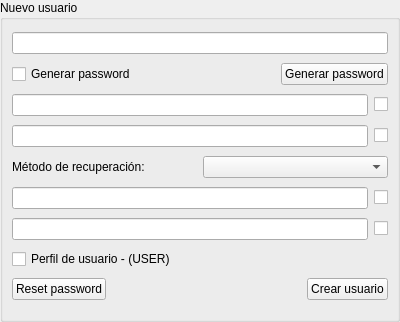
<?xml version="1.0" encoding="UTF-8"?>
<ui version="4.0">
 <class>CreateUserWidget</class>
 <widget class="QWidget" name="CreateUserWidget">
  <property name="geometry">
   <rect>
    <x>0</x>
    <y>0</y>
    <width>400</width>
    <height>322</height>
   </rect>
  </property>
  <property name="windowTitle">
   <string>Form</string>
  </property>
  <layout class="QVBoxLayout" name="verticalLayout_3">
   <property name="spacing">
    <number>5</number>
   </property>
   <property name="leftMargin">
    <number>0</number>
   </property>
   <property name="topMargin">
    <number>0</number>
   </property>
   <property name="rightMargin">
    <number>0</number>
   </property>
   <property name="bottomMargin">
    <number>0</number>
   </property>
   <item>
    <widget class="QWidget" name="widget" native="true">
     <layout class="QVBoxLayout" name="verticalLayout_4">
      <property name="spacing">
       <number>0</number>
      </property>
      <property name="leftMargin">
       <number>0</number>
      </property>
      <property name="topMargin">
       <number>0</number>
      </property>
      <property name="rightMargin">
       <number>0</number>
      </property>
      <property name="bottomMargin">
       <number>0</number>
      </property>
      <item>
       <widget class="QGroupBox" name="groupBox_2">
        <property name="title">
         <string>Nuevo usuario</string>
        </property>
        <layout class="QVBoxLayout" name="verticalLayout_2">
         <item>
          <widget class="QLineEdit" name="txtNewUser"/>
         </item>
         <item>
          <layout class="QHBoxLayout" name="horizontalLayout">
           <item>
            <widget class="QCheckBox" name="chkGenPassword">
             <property name="text">
              <string>Generar password</string>
             </property>
            </widget>
           </item>
           <item>
            <spacer name="horizontalSpacer">
             <property name="orientation">
              <enum>Qt::Orientation::Horizontal</enum>
             </property>
             <property name="sizeHint" stdset="0">
              <size>
               <width>40</width>
               <height>20</height>
              </size>
             </property>
            </spacer>
           </item>
           <item>
            <widget class="QPushButton" name="btnGenPassword">
             <property name="text">
              <string>Generar password</string>
             </property>
            </widget>
           </item>
          </layout>
         </item>
         <item>
          <layout class="QHBoxLayout" name="horizontalLayout_8">
           <item>
            <widget class="QLineEdit" name="txtNewPassword"/>
           </item>
           <item>
            <widget class="QCheckBox" name="checkBox_2">
             <property name="toolTip">
              <string>Mostrar los caracteres</string>
             </property>
             <property name="text">
              <string/>
             </property>
             <property name="icon">
              <iconset>
               <normaloff>:/img/close.png</normaloff>:/img/close.png</iconset>
             </property>
            </widget>
           </item>
          </layout>
         </item>
         <item>
          <layout class="QHBoxLayout" name="horizontalLayout_7">
           <item>
            <widget class="QLineEdit" name="txtRePassword">
             <property name="placeholderText">
              <string/>
             </property>
            </widget>
           </item>
           <item>
            <widget class="QCheckBox" name="checkBox_3">
             <property name="toolTip">
              <string>Mostrar los caracteres</string>
             </property>
             <property name="text">
              <string/>
             </property>
             <property name="icon">
              <iconset>
               <normaloff>:/img/close.png</normaloff>:/img/close.png</iconset>
             </property>
            </widget>
           </item>
          </layout>
         </item>
         <item>
          <layout class="QHBoxLayout" name="horizontalLayout_3">
           <item>
            <widget class="QLabel" name="label">
             <property name="text">
              <string>Método de recuperación:</string>
             </property>
            </widget>
           </item>
           <item>
            <widget class="QComboBox" name="cboRestoreType"/>
           </item>
          </layout>
         </item>
         <item>
          <layout class="QHBoxLayout" name="horizontalLayout_6">
           <item>
            <widget class="QLineEdit" name="txtfirstValue"/>
           </item>
           <item>
            <widget class="QCheckBox" name="checkBox_4">
             <property name="toolTip">
              <string>Mostrar los caracteres</string>
             </property>
             <property name="text">
              <string/>
             </property>
             <property name="icon">
              <iconset>
               <normaloff>:/img/close.png</normaloff>:/img/close.png</iconset>
             </property>
            </widget>
           </item>
          </layout>
         </item>
         <item>
          <layout class="QHBoxLayout" name="horizontalLayout_5">
           <item>
            <widget class="QLineEdit" name="txtConfirmValue"/>
           </item>
           <item>
            <widget class="QCheckBox" name="checkBox_5">
             <property name="toolTip">
              <string>Mostrar los caracteres</string>
             </property>
             <property name="text">
              <string/>
             </property>
             <property name="icon">
              <iconset>
               <normaloff>:/img/close.png</normaloff>:/img/close.png</iconset>
             </property>
            </widget>
           </item>
          </layout>
         </item>
         <item>
          <layout class="QHBoxLayout" name="horizontalLayout_4">
           <item>
            <widget class="QCheckBox" name="checkBox">
             <property name="layoutDirection">
              <enum>Qt::LayoutDirection::LeftToRight</enum>
             </property>
             <property name="text">
              <string>Perfil de usuario - (USER)</string>
             </property>
            </widget>
           </item>
          </layout>
         </item>
         <item>
          <layout class="QVBoxLayout" name="verticalLayout">
           <item>
            <layout class="QHBoxLayout" name="horizontalLayout_2">
             <item>
              <widget class="QPushButton" name="btnResetPassword">
               <property name="toolTip">
                <string>(Ctrl +Shift + P)</string>
               </property>
               <property name="text">
                <string>Reset password</string>
               </property>
               <property name="shortcut">
                <string>Ctrl+Shift+P</string>
               </property>
              </widget>
             </item>
             <item>
              <spacer name="horizontalSpacer_2">
               <property name="orientation">
                <enum>Qt::Orientation::Horizontal</enum>
               </property>
               <property name="sizeHint" stdset="0">
                <size>
                 <width>40</width>
                 <height>20</height>
                </size>
               </property>
              </spacer>
             </item>
             <item>
              <widget class="QPushButton" name="btnCreateUser">
               <property name="text">
                <string>Crear usuario</string>
               </property>
              </widget>
             </item>
            </layout>
           </item>
          </layout>
         </item>
        </layout>
       </widget>
      </item>
     </layout>
    </widget>
   </item>
  </layout>
 </widget>
 <resources/>
 <connections/>
</ui>
